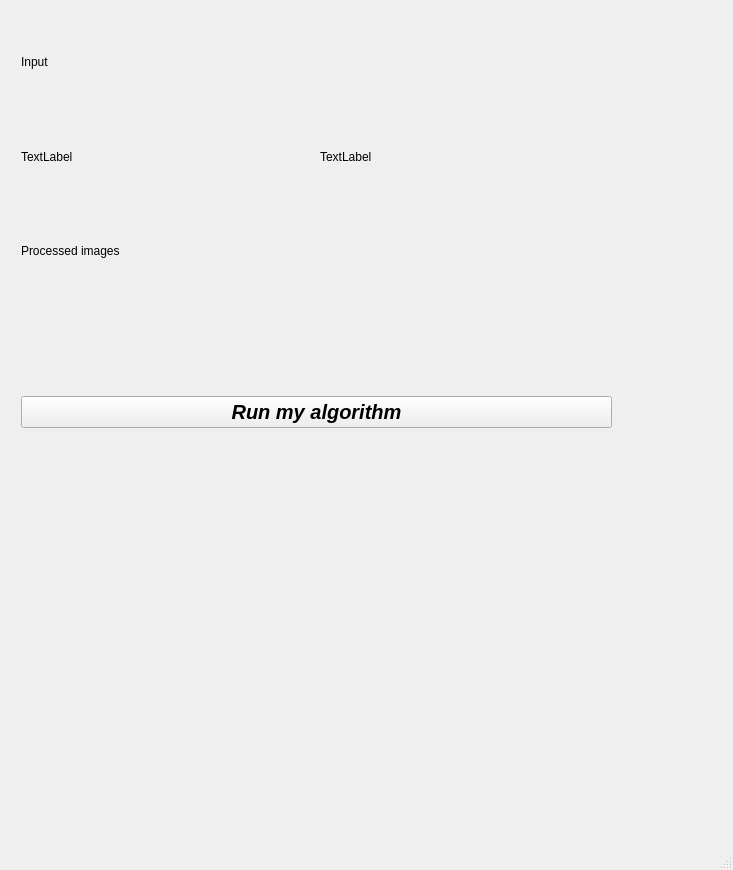
<?xml version="1.0" encoding="UTF-8"?>
<ui version="4.0">
 <class>MainWindow</class>
 <widget class="QMainWindow" name="MainWindow">
  <property name="geometry">
   <rect>
    <x>0</x>
    <y>0</y>
    <width>733</width>
    <height>870</height>
   </rect>
  </property>
  <property name="windowTitle">
   <string>MainWindow</string>
  </property>
  <widget class="QWidget" name="centralwidget">
   <widget class="QWidget" name="layoutWidget">
    <property name="geometry">
     <rect>
      <x>21</x>
      <y>17</y>
      <width>591</width>
      <height>411</height>
     </rect>
    </property>
    <layout class="QVBoxLayout" name="verticalLayout">
     <item>
      <layout class="QGridLayout" name="gridLayout">
       <item row="4" column="0">
        <widget class="QLabel" name="imageLeftFiltered">
         <property name="text">
          <string/>
         </property>
        </widget>
       </item>
       <item row="4" column="1">
        <widget class="QLabel" name="imageRightFiltered">
         <property name="text">
          <string/>
         </property>
        </widget>
       </item>
       <item row="2" column="0">
        <widget class="QLabel" name="imageLeft">
         <property name="text">
          <string>TextLabel</string>
         </property>
        </widget>
       </item>
       <item row="1" column="0">
        <widget class="QLabel" name="label">
         <property name="text">
          <string>Input</string>
         </property>
        </widget>
       </item>
       <item row="2" column="1">
        <widget class="QLabel" name="imageRight">
         <property name="text">
          <string>TextLabel</string>
         </property>
        </widget>
       </item>
       <item row="3" column="0">
        <widget class="QLabel" name="label_2">
         <property name="text">
          <string>Processed images</string>
         </property>
        </widget>
       </item>
      </layout>
     </item>
     <item>
      <layout class="QHBoxLayout" name="horizontalLayout">
       <item>
        <widget class="QPushButton" name="pushButton">
         <property name="font">
          <font>
           <pointsize>15</pointsize>
           <weight>75</weight>
           <italic>true</italic>
           <bold>true</bold>
          </font>
         </property>
         <property name="text">
          <string>Run my algorithm</string>
         </property>
        </widget>
       </item>
      </layout>
     </item>
    </layout>
   </widget>
   <widget class="QWidget" name="layoutWidget">
    <property name="geometry">
     <rect>
      <x>20</x>
      <y>440</y>
      <width>531</width>
      <height>381</height>
     </rect>
    </property>
    <layout class="QVBoxLayout" name="graphicLayout"/>
   </widget>
   <widget class="QWidget" name="verticalLayoutWidget">
    <property name="geometry">
     <rect>
      <x>570</x>
      <y>660</y>
      <width>160</width>
      <height>171</height>
     </rect>
    </property>
    <layout class="QVBoxLayout" name="logoLayout"/>
   </widget>
  </widget>
  <widget class="QMenuBar" name="menubar">
   <property name="geometry">
    <rect>
     <x>0</x>
     <y>0</y>
     <width>733</width>
     <height>22</height>
    </rect>
   </property>
  </widget>
  <widget class="QStatusBar" name="statusbar"/>
 </widget>
 <resources>
  <include location="../resources/resources.qrc"/>
 </resources>
 <connections/>
</ui>
